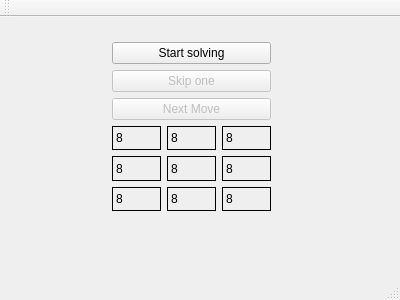
<?xml version="1.0" encoding="UTF-8"?>
<ui version="4.0">
 <class>MainWindow</class>
 <widget class="QMainWindow" name="MainWindow">
  <property name="geometry">
   <rect>
    <x>0</x>
    <y>0</y>
    <width>400</width>
    <height>300</height>
   </rect>
  </property>
  <property name="windowTitle">
   <string>Puzzle Machine</string>
  </property>
  <widget class="QWidget" name="centralWidget">
   <widget class="QWidget" name="">
    <property name="geometry">
     <rect>
      <x>101</x>
      <y>14</y>
      <width>181</width>
      <height>191</height>
     </rect>
    </property>
    <layout class="QVBoxLayout" name="verticalLayout">
     <item>
      <widget class="QPushButton" name="pb_initialization">
       <property name="text">
        <string>Start solving</string>
       </property>
      </widget>
     </item>
     <item>
      <widget class="QPushButton" name="pb_skipOne">
       <property name="enabled">
        <bool>false</bool>
       </property>
       <property name="text">
        <string>Skip one</string>
       </property>
      </widget>
     </item>
     <item>
      <widget class="QPushButton" name="pb_nextMove">
       <property name="enabled">
        <bool>false</bool>
       </property>
       <property name="text">
        <string>Next Move</string>
       </property>
      </widget>
     </item>
     <item>
      <layout class="QGridLayout" name="gridLayout">
       <item row="0" column="0">
        <widget class="QLabel" name="label_1">
         <property name="sizeIncrement">
          <size>
           <width>0</width>
           <height>0</height>
          </size>
         </property>
         <property name="font">
          <font>
           <strikeout>false</strikeout>
           <kerning>true</kerning>
          </font>
         </property>
         <property name="layoutDirection">
          <enum>Qt::LeftToRight</enum>
         </property>
         <property name="autoFillBackground">
          <bool>false</bool>
         </property>
         <property name="frameShape">
          <enum>QFrame::Box</enum>
         </property>
         <property name="frameShadow">
          <enum>QFrame::Plain</enum>
         </property>
         <property name="lineWidth">
          <number>1</number>
         </property>
         <property name="midLineWidth">
          <number>0</number>
         </property>
         <property name="text">
          <string>8</string>
         </property>
         <property name="textFormat">
          <enum>Qt::AutoText</enum>
         </property>
         <property name="scaledContents">
          <bool>false</bool>
         </property>
        </widget>
       </item>
       <item row="0" column="1">
        <widget class="QLabel" name="label_2">
         <property name="sizeIncrement">
          <size>
           <width>0</width>
           <height>0</height>
          </size>
         </property>
         <property name="font">
          <font>
           <strikeout>false</strikeout>
           <kerning>true</kerning>
          </font>
         </property>
         <property name="layoutDirection">
          <enum>Qt::LeftToRight</enum>
         </property>
         <property name="autoFillBackground">
          <bool>false</bool>
         </property>
         <property name="frameShape">
          <enum>QFrame::Box</enum>
         </property>
         <property name="frameShadow">
          <enum>QFrame::Plain</enum>
         </property>
         <property name="lineWidth">
          <number>1</number>
         </property>
         <property name="midLineWidth">
          <number>0</number>
         </property>
         <property name="text">
          <string>8</string>
         </property>
         <property name="textFormat">
          <enum>Qt::AutoText</enum>
         </property>
         <property name="scaledContents">
          <bool>false</bool>
         </property>
        </widget>
       </item>
       <item row="0" column="2">
        <widget class="QLabel" name="label_3">
         <property name="sizeIncrement">
          <size>
           <width>0</width>
           <height>0</height>
          </size>
         </property>
         <property name="font">
          <font>
           <strikeout>false</strikeout>
           <kerning>true</kerning>
          </font>
         </property>
         <property name="layoutDirection">
          <enum>Qt::LeftToRight</enum>
         </property>
         <property name="autoFillBackground">
          <bool>false</bool>
         </property>
         <property name="frameShape">
          <enum>QFrame::Box</enum>
         </property>
         <property name="frameShadow">
          <enum>QFrame::Plain</enum>
         </property>
         <property name="lineWidth">
          <number>1</number>
         </property>
         <property name="midLineWidth">
          <number>0</number>
         </property>
         <property name="text">
          <string>8</string>
         </property>
         <property name="textFormat">
          <enum>Qt::AutoText</enum>
         </property>
         <property name="scaledContents">
          <bool>false</bool>
         </property>
        </widget>
       </item>
       <item row="1" column="0">
        <widget class="QLabel" name="label_4">
         <property name="sizeIncrement">
          <size>
           <width>0</width>
           <height>0</height>
          </size>
         </property>
         <property name="font">
          <font>
           <strikeout>false</strikeout>
           <kerning>true</kerning>
          </font>
         </property>
         <property name="layoutDirection">
          <enum>Qt::LeftToRight</enum>
         </property>
         <property name="autoFillBackground">
          <bool>false</bool>
         </property>
         <property name="frameShape">
          <enum>QFrame::Box</enum>
         </property>
         <property name="frameShadow">
          <enum>QFrame::Plain</enum>
         </property>
         <property name="lineWidth">
          <number>1</number>
         </property>
         <property name="midLineWidth">
          <number>0</number>
         </property>
         <property name="text">
          <string>8</string>
         </property>
         <property name="textFormat">
          <enum>Qt::AutoText</enum>
         </property>
         <property name="scaledContents">
          <bool>false</bool>
         </property>
        </widget>
       </item>
       <item row="1" column="1">
        <widget class="QLabel" name="label_5">
         <property name="sizeIncrement">
          <size>
           <width>0</width>
           <height>0</height>
          </size>
         </property>
         <property name="font">
          <font>
           <strikeout>false</strikeout>
           <kerning>true</kerning>
          </font>
         </property>
         <property name="layoutDirection">
          <enum>Qt::LeftToRight</enum>
         </property>
         <property name="autoFillBackground">
          <bool>false</bool>
         </property>
         <property name="frameShape">
          <enum>QFrame::Box</enum>
         </property>
         <property name="frameShadow">
          <enum>QFrame::Plain</enum>
         </property>
         <property name="lineWidth">
          <number>1</number>
         </property>
         <property name="midLineWidth">
          <number>0</number>
         </property>
         <property name="text">
          <string>8</string>
         </property>
         <property name="textFormat">
          <enum>Qt::AutoText</enum>
         </property>
         <property name="scaledContents">
          <bool>false</bool>
         </property>
        </widget>
       </item>
       <item row="1" column="2">
        <widget class="QLabel" name="label_6">
         <property name="sizeIncrement">
          <size>
           <width>0</width>
           <height>0</height>
          </size>
         </property>
         <property name="font">
          <font>
           <strikeout>false</strikeout>
           <kerning>true</kerning>
          </font>
         </property>
         <property name="layoutDirection">
          <enum>Qt::LeftToRight</enum>
         </property>
         <property name="autoFillBackground">
          <bool>false</bool>
         </property>
         <property name="frameShape">
          <enum>QFrame::Box</enum>
         </property>
         <property name="frameShadow">
          <enum>QFrame::Plain</enum>
         </property>
         <property name="lineWidth">
          <number>1</number>
         </property>
         <property name="midLineWidth">
          <number>0</number>
         </property>
         <property name="text">
          <string>8</string>
         </property>
         <property name="textFormat">
          <enum>Qt::AutoText</enum>
         </property>
         <property name="scaledContents">
          <bool>false</bool>
         </property>
        </widget>
       </item>
       <item row="2" column="0">
        <widget class="QLabel" name="label_7">
         <property name="sizeIncrement">
          <size>
           <width>0</width>
           <height>0</height>
          </size>
         </property>
         <property name="font">
          <font>
           <strikeout>false</strikeout>
           <kerning>true</kerning>
          </font>
         </property>
         <property name="layoutDirection">
          <enum>Qt::LeftToRight</enum>
         </property>
         <property name="autoFillBackground">
          <bool>false</bool>
         </property>
         <property name="frameShape">
          <enum>QFrame::Box</enum>
         </property>
         <property name="frameShadow">
          <enum>QFrame::Plain</enum>
         </property>
         <property name="lineWidth">
          <number>1</number>
         </property>
         <property name="midLineWidth">
          <number>0</number>
         </property>
         <property name="text">
          <string>8</string>
         </property>
         <property name="textFormat">
          <enum>Qt::AutoText</enum>
         </property>
         <property name="scaledContents">
          <bool>false</bool>
         </property>
        </widget>
       </item>
       <item row="2" column="1">
        <widget class="QLabel" name="label_8">
         <property name="sizeIncrement">
          <size>
           <width>0</width>
           <height>0</height>
          </size>
         </property>
         <property name="font">
          <font>
           <strikeout>false</strikeout>
           <kerning>true</kerning>
          </font>
         </property>
         <property name="layoutDirection">
          <enum>Qt::LeftToRight</enum>
         </property>
         <property name="autoFillBackground">
          <bool>false</bool>
         </property>
         <property name="frameShape">
          <enum>QFrame::Box</enum>
         </property>
         <property name="frameShadow">
          <enum>QFrame::Plain</enum>
         </property>
         <property name="lineWidth">
          <number>1</number>
         </property>
         <property name="midLineWidth">
          <number>0</number>
         </property>
         <property name="text">
          <string>8</string>
         </property>
         <property name="textFormat">
          <enum>Qt::AutoText</enum>
         </property>
         <property name="scaledContents">
          <bool>false</bool>
         </property>
        </widget>
       </item>
       <item row="2" column="2">
        <widget class="QLabel" name="label_9">
         <property name="sizeIncrement">
          <size>
           <width>0</width>
           <height>0</height>
          </size>
         </property>
         <property name="font">
          <font>
           <strikeout>false</strikeout>
           <kerning>true</kerning>
          </font>
         </property>
         <property name="layoutDirection">
          <enum>Qt::LeftToRight</enum>
         </property>
         <property name="autoFillBackground">
          <bool>false</bool>
         </property>
         <property name="frameShape">
          <enum>QFrame::Box</enum>
         </property>
         <property name="frameShadow">
          <enum>QFrame::Plain</enum>
         </property>
         <property name="lineWidth">
          <number>1</number>
         </property>
         <property name="midLineWidth">
          <number>0</number>
         </property>
         <property name="text">
          <string>8</string>
         </property>
         <property name="textFormat">
          <enum>Qt::AutoText</enum>
         </property>
         <property name="scaledContents">
          <bool>false</bool>
         </property>
        </widget>
       </item>
      </layout>
     </item>
    </layout>
   </widget>
  </widget>
  <widget class="QMenuBar" name="menuBar">
   <property name="geometry">
    <rect>
     <x>0</x>
     <y>0</y>
     <width>400</width>
     <height>25</height>
    </rect>
   </property>
  </widget>
  <widget class="QToolBar" name="mainToolBar">
   <attribute name="toolBarArea">
    <enum>TopToolBarArea</enum>
   </attribute>
   <attribute name="toolBarBreak">
    <bool>false</bool>
   </attribute>
  </widget>
  <widget class="QStatusBar" name="statusBar"/>
 </widget>
 <layoutdefault spacing="6" margin="11"/>
 <resources/>
 <connections/>
</ui>
